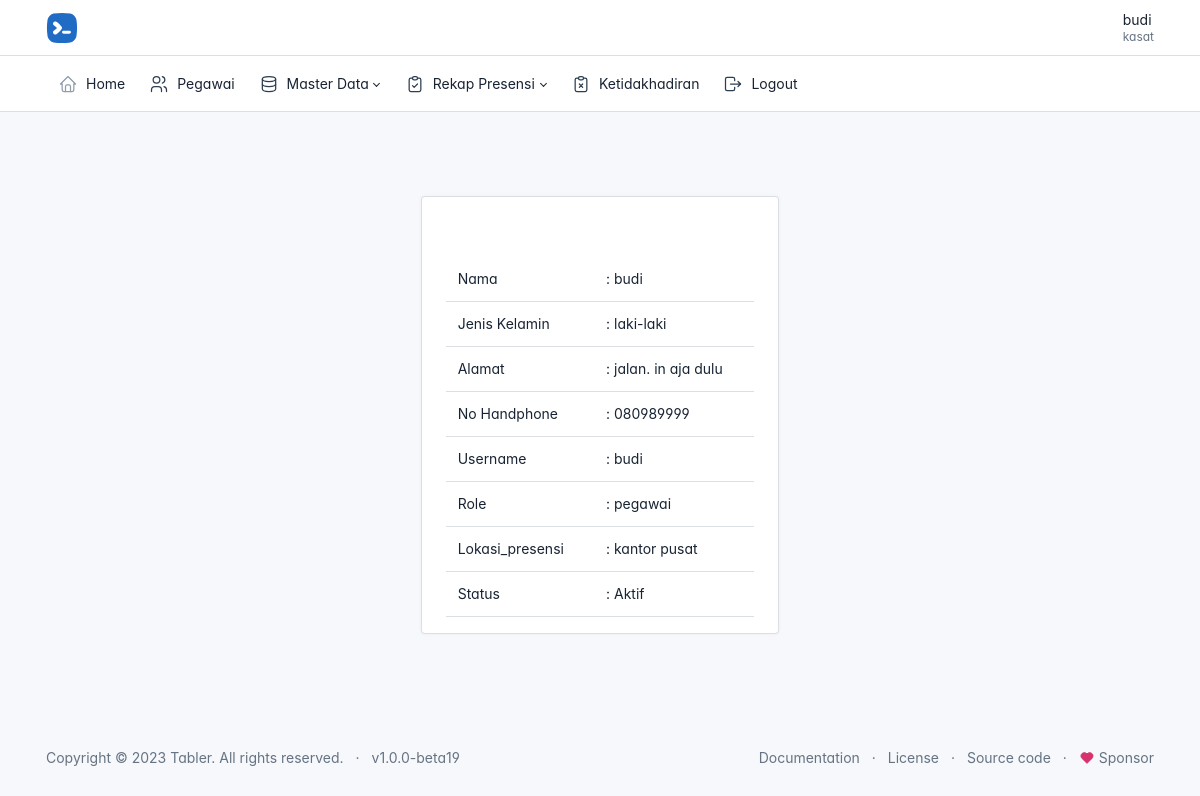
Screenshot of /pegawai/fitur_lainnya/profile.php (signed in) with the database file from the repository.
### tables this page shows
CREATE TABLE `users` (
  `id` int(11) NOT NULL,
  `id_pegawai` int(11) NOT NULL,
  `username` varchar(255) NOT NULL,
  `password` varchar(255) NOT NULL,
  `status` varchar(20) NOT NULL,
  `role` varchar(20) NOT NULL
);

CREATE TABLE `pegawai` (
  `id` int(11) NOT NULL,
  `nip` varchar(50) NOT NULL,
  `nama` varchar(255) NOT NULL,
  `jenis_kelamin` varchar(50) NOT NULL,
  `alamat` varchar(225) NOT NULL,
  `no_handphone` varchar(20) NOT NULL,
  `jabatan` varchar(50) NOT NULL,
  `lokasi_presensi` varchar(225) NOT NULL,
  `foto` varchar(225) NOT NULL
);

### pegawai/fitur_lainnya/profile.php (the view, shortened to what this page needs)
<?php
include('../../admin/layout/header.php');
require_once('../../config.php');
$id = $_SESSION['id'];
$result = "SELECT users.id_pegawai, users.username, users.status, users.role, pegawai.* FROM users JOIN pegawai ON users.id_pegawai = pegawai.id WHERE pegawai.id = $id";
$result = mysqli_query($connection, $result);
?>
<?php while($pegawai = mysqli_fetch_array($result)) : ?>
<div class="page-body">
    <div class="container-xl">
        <div class="row">
            <div class="col-md-4"></div>
            <div class="col-md-4">
                <div class="card">
                    <div class="card-body">
                        <center>
                        </center>
                        <table class="table mt-4">
                            <tr>
                                <td>Nama</td>
                                <td>: <?= $pegawai['nama'] ?></td>
                            </tr>
                            <tr>
                                <td>Jenis Kelamin</td>
                                <td>: <?= $pegawai['jenis_kelamin'] ?></td>
                            </tr>
                            <tr>
                                <td>Alamat</td>
                                <td>: <?= $pegawai['alamat'] ?></td>
                            </tr>
                            <tr>
                                <td>No Handphone</td>
                                <td>: <?= $pegawai['no_handphone'] ?></td>
                            </tr>
                            <tr>
                                <td>Username</td>
                                <td>: <?= $pegawai['username'] ?></td>
                            </tr>
                            <tr>
                                <td>Role</td>
                                <td>: <?= $pegawai['role'] ?></td>
                            </tr>
                            <tr>
                                <td>Lokasi_presensi</td>
                                <td>: <?= $pegawai['lokasi_presensi'] ?></td>
                            </tr>
                            <tr>
                                <td>Status</td>
                                <td>: <?= $pegawai['status'] ?></td>
                            </tr>
                        </table>
                    </div>
                </div>
            </div>
            <div class="col-md-4"></div>
        </div>
    </div>
</div>
<?php endwhile; ?>
<?php include('../layout/footer.php'); ?>

### admin/layout/header.php (style rules this page uses)
:root { --tblr-font-sans-serif: 'Inter Var', -apple-system, BlinkMacSystemFont, San Francisco, Segoe UI, Roboto, Helvetica Neue, sans-serif; }
body { font-feature-settings: "cv03", "cv04", "cv11"; }

### rows the page displays
users: id_pegawai.nama "budi", id_pegawai.jenis_kelamin "laki-laki", id_pegawai.alamat "jalan. in aja dulu", id_pegawai.no_handphone "080989999", username "budi", role "pegawai", id_pegawai.lokasi_presensi "kantor pusat", status "Aktif"

### other values shown
$_SESSION['nama'] "budi"
$_SESSION['jabatan'] "kasat"
